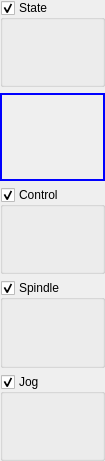
       <widget class="DropWidget" name="scrollContentsDevice">
        <property name="geometry">
         <rect>
          <x>0</x>
          <y>0</y>
          <width>105</width>
          <height>461</height>
         </rect>
        </property>
        <property name="acceptDrops">
         <bool>true</bool>
        </property>
        <layout class="QVBoxLayout" name="verticalLayout_13" stretch="0,0,0,0,0">
         <property name="sizeConstraint">
          <enum>QLayout::SizeConstraint::SetMinimumSize</enum>
         </property>
         <property name="leftMargin">
          <number>0</number>
         </property>
         <property name="topMargin">
          <number>0</number>
         </property>
         <property name="rightMargin">
          <number>0</number>
         </property>
         <property name="bottomMargin">
          <number>0</number>
         </property>
         <item>
          <widget class="QGroupBox" name="grpState">
           <property name="title">
            <string>State</string>
           </property>
           <property name="flat">
            <bool>false</bool>
           </property>
           <property name="checkable">
            <bool>true</bool>
           </property>
           <property name="overrided" stdset="0">
            <bool>false</bool>
           </property>
           <layout class="QVBoxLayout" name="verticalLayout_6">
            <item>
             <widget class="partMainState" name="state" native="true">
              <property name="minimumSize">
               <size>
                <width>0</width>
                <height>0</height>
               </size>
              </property>
             </widget>
            </item>
           </layout>
          </widget>
         </item>
         <item>
          <widget class="QFrame" name="fraDropDevice">
           <property name="minimumSize">
            <size>
             <width>0</width>
             <height>2</height>
            </size>
           </property>
           <property name="styleSheet">
            <string notr="true">border: 2px solid blue;</string>
           </property>
           <property name="frameShape">
            <enum>QFrame::Shape::StyledPanel</enum>
           </property>
           <property name="frameShadow">
            <enum>QFrame::Shadow::Raised</enum>
           </property>
          </widget>
         </item>
         <item>
          <widget class="QGroupBox" name="grpControl">
           <property name="title">
            <string>Control</string>
           </property>
           <property name="checkable">
            <bool>true</bool>
           </property>
           <property name="overrided" stdset="0">
            <bool>false</bool>
           </property>
           <layout class="QVBoxLayout" name="verticalLayout" stretch="0">
            <item>
             <widget class="partMainControl" name="control" native="true">
              <property name="minimumSize">
               <size>
                <width>0</width>
                <height>0</height>
               </size>
              </property>
             </widget>
            </item>
           </layout>
          </widget>
         </item>
         <item>
          <widget class="QGroupBox" name="grpSpindle">
           <property name="enabled">
            <bool>true</bool>
           </property>
           <property name="title">
            <string>Spindle</string>
           </property>
           <property name="checkable">
            <bool>true</bool>
           </property>
           <property name="overrided" stdset="0">
            <bool>false</bool>
           </property>
           <layout class="QVBoxLayout" name="verticalLayout_11">
            <item>
             <widget class="partMainSpindle" name="spindle" native="true"/>
            </item>
           </layout>
          </widget>
         </item>
         <item>
          <widget class="QGroupBox" name="grpJog">
           <property name="title">
            <string>Jog</string>
           </property>
           <property name="checkable">
            <bool>true</bool>
           </property>
           <property name="overrided" stdset="0">
            <bool>false</bool>
           </property>
           <layout class="QVBoxLayout" name="verticalLayout_11">
            <item>
             <widget class="partMainJog" name="jog" native="true"/>
            </item>
           </layout>
          </widget>
         </item>
        </layout>
       </widget>
